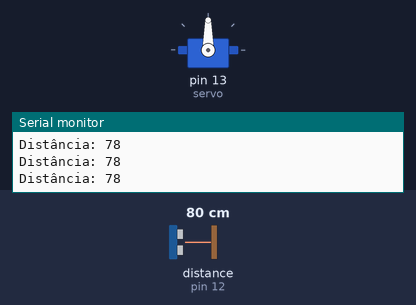
Recording of a sketch running on a simulated Arduino Uno, built with avr-gcc and run on an emulated ATmega328P. Shown: servo, the last lines printed to the serial monitor. Wiring (inferred from the names in the program): ultrasonic range finder: trigger pin 11; echo pin 12. Inputs (shaded band) come from the test bench; at power-on: distance to the obstacle (sensor on pin 12) 80 cm. The echo pulse lasts 58.3 µs per cm.

Above: at 6.2 s.
6.3 s: distance to the obstacle (sensor on pin 12) set to 28 cm
7.8 s: distance to the obstacle (sensor on pin 12) set to 24 cm
At 8.8 s:
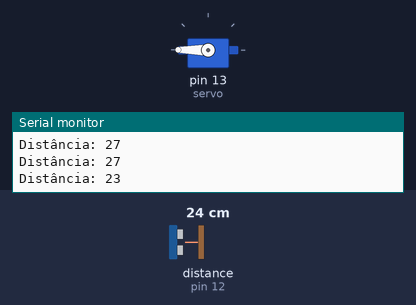
9.3 s: distance to the obstacle (sensor on pin 12) set to 35 cm
At 11.3 s:
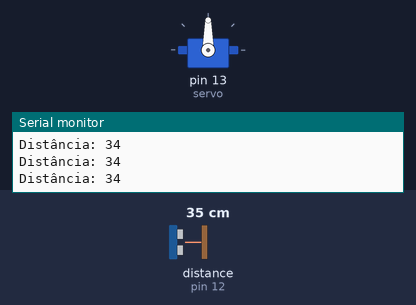
Timing chart, 0 to 12.8 s (numbered marks = the images above; inputs shaded):
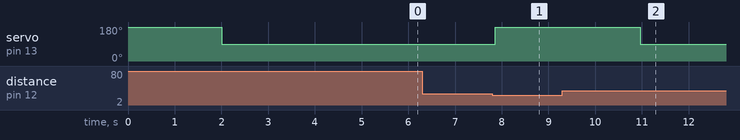

The sketch:

servo_ultrassonico.ino
```cpp
#include <Servo.h>

Servo servo;

const int trigPin = 11; // Pino do trigger
const int echoPin = 12; // Pino do echo

// Variáveis
long duration;
int distance;

void setup() {
  Serial.begin(9600); // Inicializa a comunicação serial
  servo.attach(13);
  servo.write(180); // Move o servo para 180 graus
  delay(2000);

  pinMode(trigPin, OUTPUT); // Define o trigPin como saída
  pinMode(echoPin, INPUT);   // Define o echoPin como entrada
}

void loop() {
  // Limpa o trigPin
  digitalWrite(trigPin, LOW);
  delayMicroseconds(2);

  // Ativa o sensor ultrassônico
  digitalWrite(trigPin, HIGH);
  delayMicroseconds(10);
  digitalWrite(trigPin, LOW);

  // Lê o echoPin e calcula a duração
  duration = pulseIn(echoPin, HIGH);

  // Calcula a distância
  distance = duration * 0.034 / 2;

  // Imprime a distância no Monitor Serial
  Serial.print("Distância: ");
  Serial.println(distance);

  // Controle do servo baseado na distância
  if (distance <= 25) { // Distância limite
    servo.write(180); // Move para 180 graus
    delay(3000); // Atraso de 3 segundos
  } else {
    servo.write(90); // Move para 90 graus
  }

  delay(100); // Atraso opcional para evitar inundação no Monitor Serial
}
```

Measured:
- the behaviour switches between 27 and 26 cm on distance to the obstacle (sensor on pin 12) (found by bisection; images 0 and 1)
- after the input at 7.8 s, servo on pin 13 (servo): 90° → 180° after 0.06 s
- after the input at 9.3 s, servo on pin 13 (servo): 180° → 90° after 1.7 s
